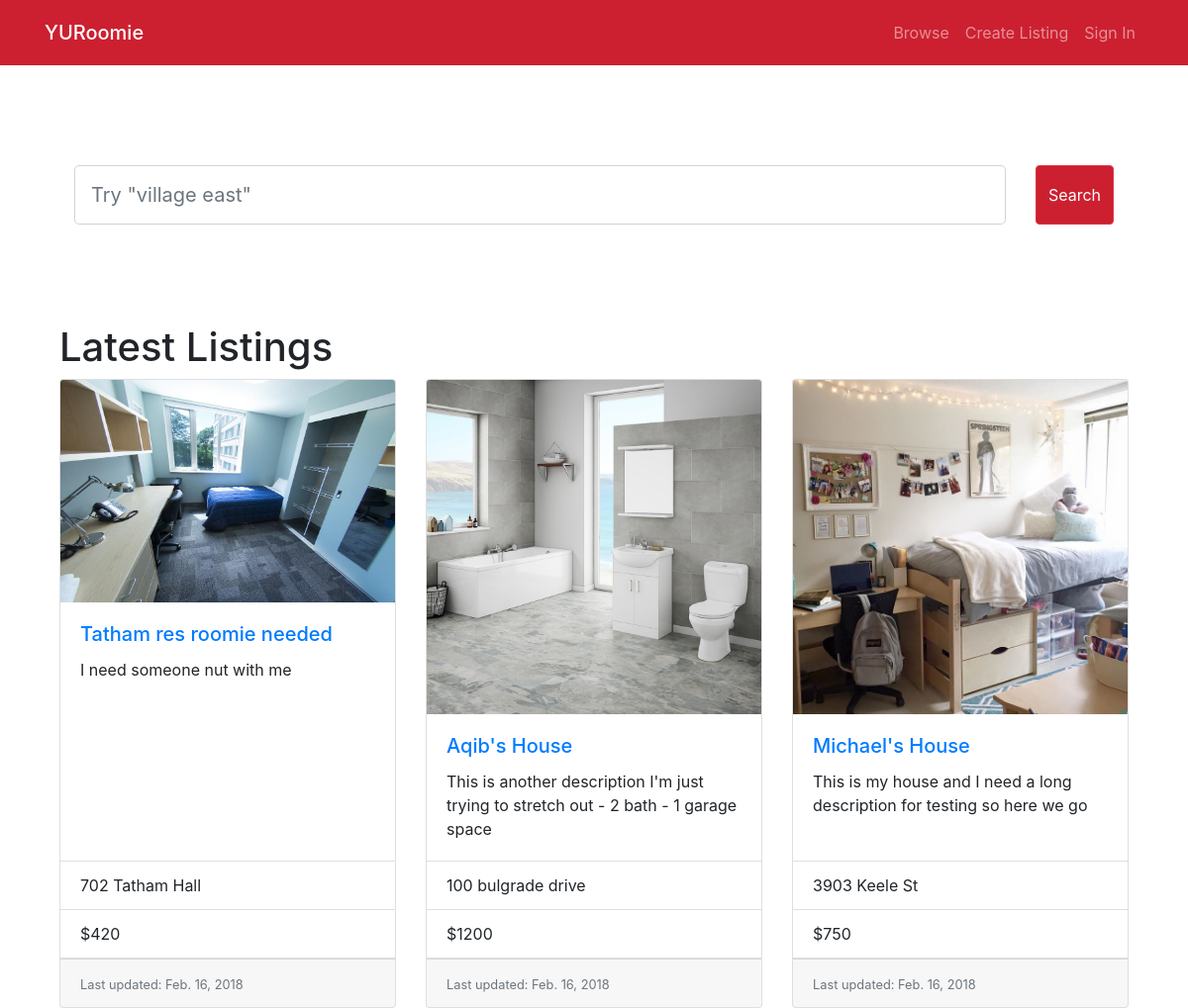
The app's page /, older data.
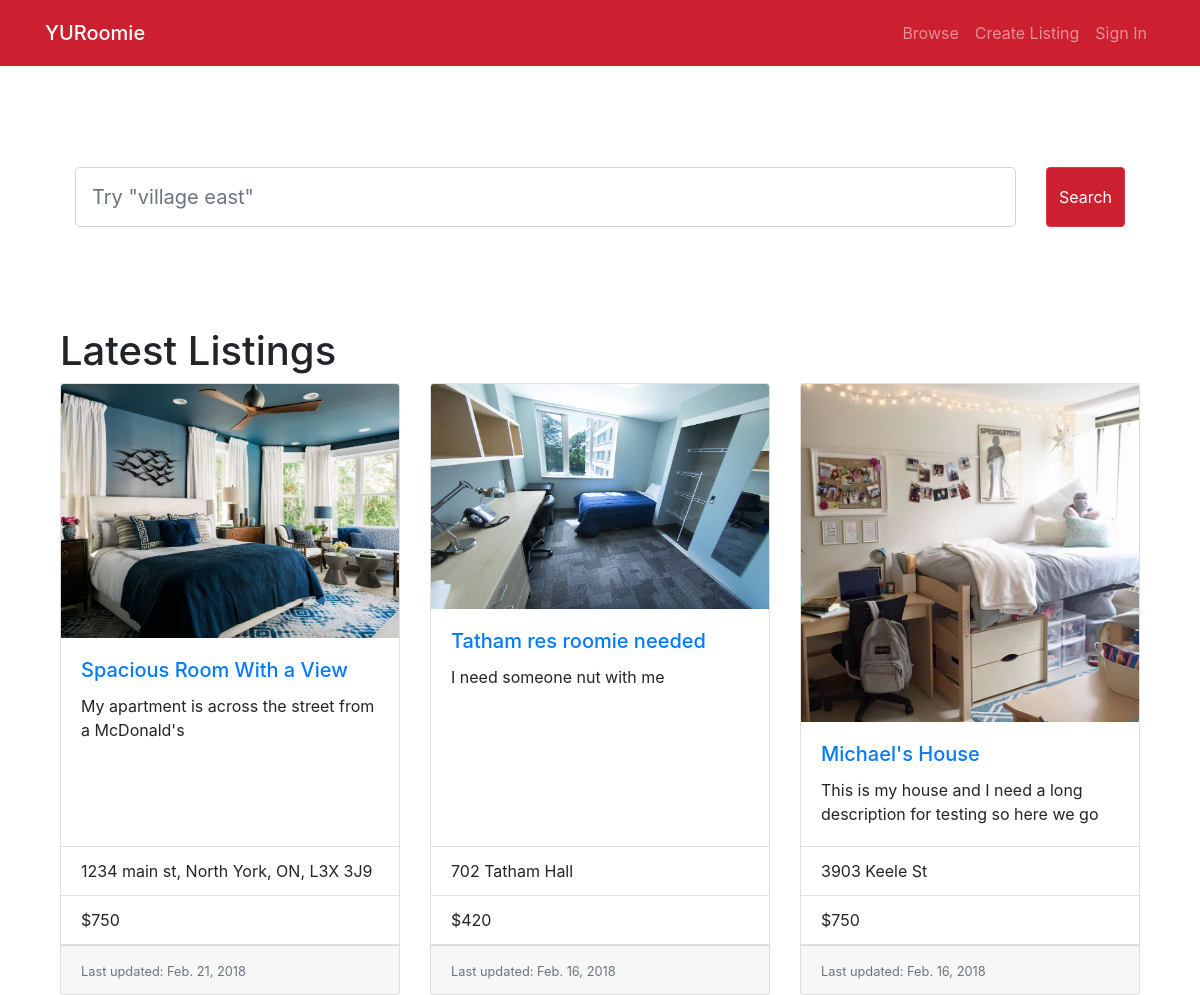
The same page, newer data.
### home/models.py (models this page shows, shortened)
class Room(models.Model):
    host_name = models.CharField(max_length=50)
    address = models.CharField(max_length=100)
    property_name = models.CharField(max_length=30, default="")
    description = models.TextField(default="No Description")
    cost = models.PositiveIntegerField(default=0)
    visits = models.PositiveIntegerField(default=0)
    number_of_rooms = models.PositiveSmallIntegerField()
    creator_id = models.PositiveIntegerField()
    last_updated = models.DateTimeField(auto_now_add=True)

class RoomImage(models.Model):
    room = models.ForeignKey(Room, on_delete=models.CASCADE)
    image = models.ImageField()

### home/views.py (the view)
# urls.py: path('', views.index, name='index'),
def index(request):
    latest_posts_list = Room.objects.order_by('-last_updated')[:4]
    return render(request, 'home/index.html', {'latest_posts_list': latest_posts_list,})

### home/templates/home/index.html
{% extends 'home/base.html'%}
{% load static %}
{% block body %}
    <div class="container-fluid">
        <div class="w-100" style="height:100px;"></div>
        <div class="col">
        </div>
        <form class="form-inline" method="GET" value="{{ request.GET.get }}">
            <div class="col">
                <input type="search" name="q" class="form-control form-control-lg" id="mainSearchBar" aria-describedby="searchHelp" placeholder="Try &quot;village east&quot;" autocomplete="off">
            </div>
            <div class="col-auto">
                <button type="submit" class="btn btn-danger form-control-lg" id="mainSearchButton">Search</button>
            </div>
        </form>
        <div class="w-100" style="height:100px;"></div>
        <h1>Latest Listings</h1>
        <div class="card-deck">
            {% if latest_posts_list %}
                {% for room in latest_posts_list %}
                    <div class="card">
                        <a href="{% url 'detail' room.id %}">
                            <img class="card-img-top" src="{{ room.roomimage_set.all.0.image.url }}" alt="{{room.name}}"></a>
                        <div class="card-body">
                            <a href="{% url 'detail' room.id %}"><h5 class="card-title">{{ room.property_name }}</h5></a>
                            <p class="card-text">{{ room.description|truncatewords:23 }}</p>
                        </div>
                        <ul class="list-group list-group-flush">
                            <li class="list-group-item">{{ room.address }}</li>
                            <li class="list-group-item">${{ room.cost }}</li>
                        </ul>
                        <div class="card-footer">
                            <small class="text-muted">Last updated: {{ room.last_updated.date }}</small>
                        </div>
                    </div>
                {% endfor %}
            {% else %}
                <h1>No rooms are available.</h1>
            {% endif %}
        </div>
    </div>
{% endblock %}

### home/templates/home/base.html (shortened to what this page needs)
<!doctype html>
<html lang="en">
<head>
    {% load static %}
    <link rel="stylesheet" type="text/css" href="{% static 'home/css/bootstrap.css' %}"/>
    <link rel="stylesheet" type="text/css" href="{% static 'home/css/home.css' %}"/>
</head>
<body>
    <nav class="navbar navbar-expand-lg navbar-dark" style="background-color: #cc2030">
        <div class="container">
            <a class="navbar-brand" href="{% url 'index' %}"><span class="navbar-brand mb-0 h1">YURoomie</span></a>
            <div class="collapse navbar-collapse" id="navbarSupportedContent">
                <ul class="navbar-nav ml-auto">
                    <li class="nav-item"><a class="nav-link" href="{% url 'browse' %}">Browse</a></li>
                    <li class="nav-item"><a class="nav-link" href="{% url 'create' %}">Create Listing</a></li>
                    {% if user.is_authenticated %}
                    <li class="nav-item dropdown">
                        <a class="nav-link dropdown-toggle" href="#" id="navbarDropdown" role="button" data-toggle="dropdown" aria-haspopup="true" aria-expanded="false">
                            {% if user.first_name %}
                                {{ user.first_name }}
                            {% else %}
                                {{ user.username }}
                            {% endif %}
                        </a>
                        <div class="dropdown-menu" aria-labelledby="navbarDropdown">
                            <a class="dropdown-item" href="#">Your Profile</a>
                            <a class="dropdown-item" href="{% url 'user_listings' %}">Your Listings</a>
                            <div class="dropdown-divider"></div>
                            <a class="dropdown-item" href="{% url 'signout' %}">Sign Out</a>
                        </div>
                    </li>
                    {% else %}
                    <li class="nav-item"><a class="nav-link" href="{% url 'signin' %}">Sign In</a></li>
                    {% endif %}
                </ul>
            </div>
        </div>
    </nav>
    <div class="container">
        {% block body %}
        {% endblock %}
    </div>
</body>

### home/static/home/css/home.css (style rules this page uses)
#mainSearchBar { height: 60px; width: 100%; }
#mainSearchButton { height: 60px; }
.btn-danger { background-color: #cc2030; }
img { width: 100%; }

Row changes from the older to the newer data that the page shows:
removed Room: roomimage_set.all.0.image (picture), property_name "Aqib's House", description "This is another description I'm just trying to stretch out - 2 bath - 1 garage space", address "100 bulgrade drive", cost "1200", last_updated "Feb. 16, 2018"
added Room: roomimage_set.all.0.image (picture), property_name "Spacious Room With a View", description "My apartment is across the street from a McDonald's", address "1234 main st, North York, ON, L3X 3J9", cost "750", last_updated "Feb. 21, 2018"
